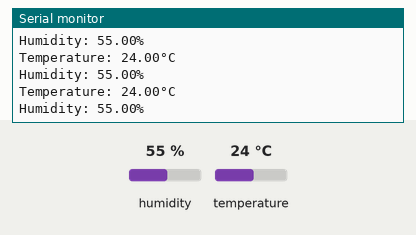
The sketch below on a simulated Arduino Leonardo, built with avr-gcc and run on an emulated ATmega32U4. Shown: the last lines printed to the serial monitor. Inputs (shaded band) come from the test bench; at power-on: humidity 55 %, temperature 24 °C.

Above: at 1.2 s.
1.3 s: humidity set to 22 %
At 1.9 s:
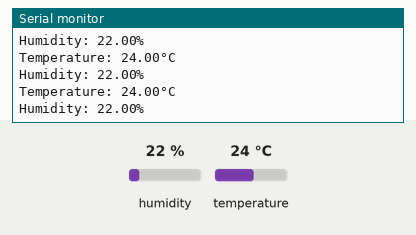
2.8 s: temperature set to 12 °C
At 3.4 s:
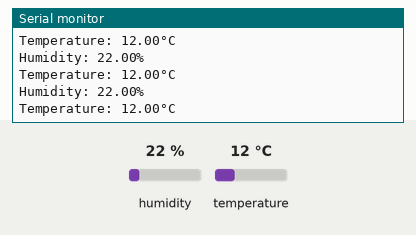
4.3 s: humidity set to 40 %
At 5.4 s:
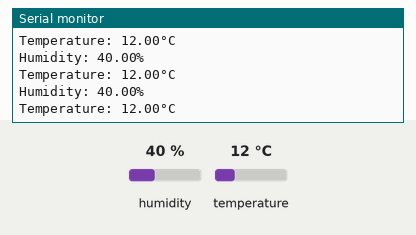
Timing chart, 0 to 7.3 s (numbered marks = the images above; inputs shaded):
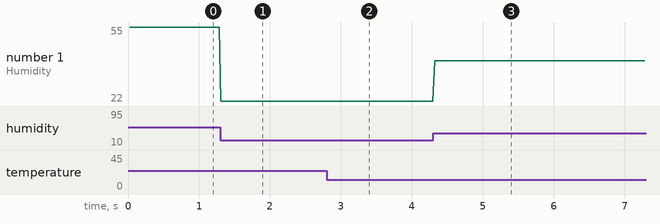

The sketch:

control-system.ino
```cpp
#include <Adafruit_Sensor.h>
#include <DHT.h>
#include <DHT_U.h>

#define DHTPIN 2       // Declaring and initializing the DHTPIN to use
#define DHTTYPE DHT11  // Type of Sensor (DHT11 / DHT21 / DHT22)

DHT_Unified dht(DHTPIN, DHTTYPE);  // Mounting the Pin of the DHT type
uint32_t delayMS;                  // delay in Milliseconds (to be obtained from the Sensors Minimun Delay)

// ── Struct to hold sensor readings ──────────────────────────────────────────
struct SensorReading {
  float temperature;  // Holds Temperature value
  float humidity;     // Holds Humidity value
  bool tempValid;     // Contain the Boolean value of wheather the received temperature is valid or not
  bool humidValid;    // Contain the Boolean value of wheather the received Humidity is valid or not
};

// ── Returns a populated SensorReading struct ─────────────────────────────────
SensorReading readDHTSensor() {
  SensorReading reading;  // Declares the SensorReading
  sensors_event_t event;  // Declares sensor events

  // ----- Read/Default Temperature Values -----
  dht.temperature().getEvent(&event);
  if (isnan(event.temperature)) {
    reading.temperature = 0.0;  // Set Temperature value to 0.0
    reading.tempValid = false;  // Set Temparature validity to false
  } else {
    reading.temperature =
      event.temperature;       // Set Temperature value to the value read from the sensor
    reading.tempValid = true;  // Set Temperature validity to true
  }

  // ----- Read/Default Humidity Values -----
  dht.humidity().getEvent(&event);
  if (isnan(event.relative_humidity)) {
    reading.humidity = 0.0;      // Set Humidity value to 0.0
    reading.humidValid = false;  // Set Humidity validity to false
  } else {
    reading.humidity =
      event.relative_humidity;  // Set Humidity value to the value read from the sensor
    reading.humidValid = true;  // Set Humidity validity to true
  }

  return reading;
}

// ── Prints a SensorReading to Serial ─────────────────────────────────────────
void printReading(const SensorReading& reading) {
  if (!reading.tempValid) {
    Serial.println(F("Error reading temperature!"));
  } else {
    Serial.print(F("Temperature: "));
    Serial.print(reading.temperature);
    Serial.println(F("°C"));
  }

  if (!reading.humidValid) {
    Serial.println(F("Error reading humidity!"));
  } else {
    Serial.print(F("Humidity: "));
    Serial.print(reading.humidity);
    Serial.println(F("%"));
  }
}

// ── Arduino lifecycle ─────────────────────────────────────────────────────────
void setup() {
  Serial.begin(9600);
  Serial1.begin(9600);
  dht.begin();
  sensor_t sensor;
  dht.temperature().getSensor(&sensor);
  delayMS = sensor.min_delay / 1000;
}

void loop() {
  delay(delayMS);
  SensorReading reading = readDHTSensor();
  printReading(reading);

  // Data Sent to the Wifi Cappable Microcontroller.
  if (reading.tempValid && reading.humidValid) {
    Serial1.print(F("T:"));
    Serial1.print(reading.temperature);
    Serial1.print(F(",H:"));
    Serial1.println(reading.humidity);  // \n marks end of message
  }
}
```

Measured:
- after the input at 1.3 s, the serial monitor: prints a new line at once (image 1)
- after the input at 2.8 s, the serial monitor: prints a new line at once (image 2)
- after the input at 4.3 s, the serial monitor: prints a new line at once (image 3)
- plotted number 1: 55 → 22 after the input at 1.3 s, 22 → 40 after the input at 4.3 s
